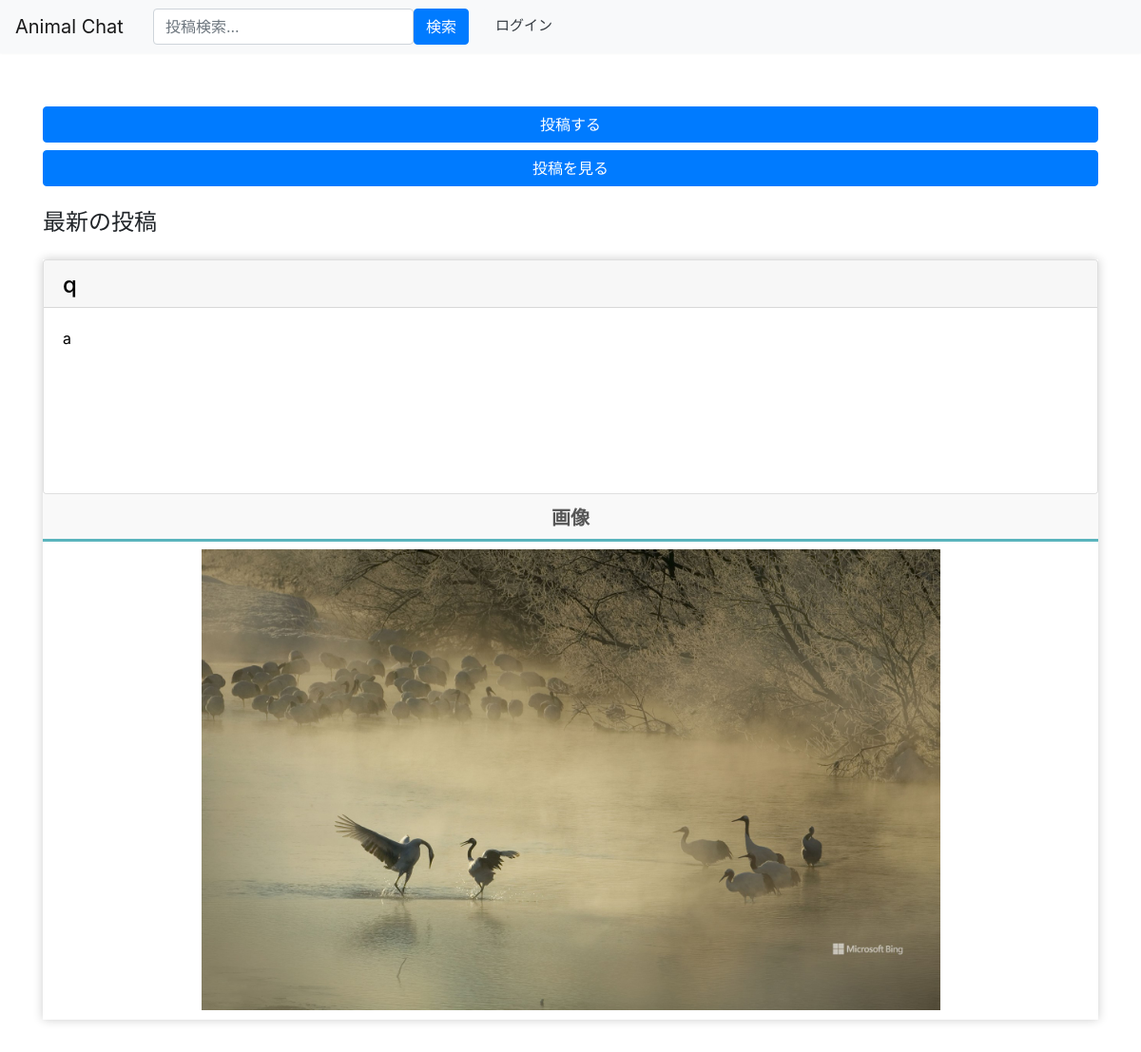
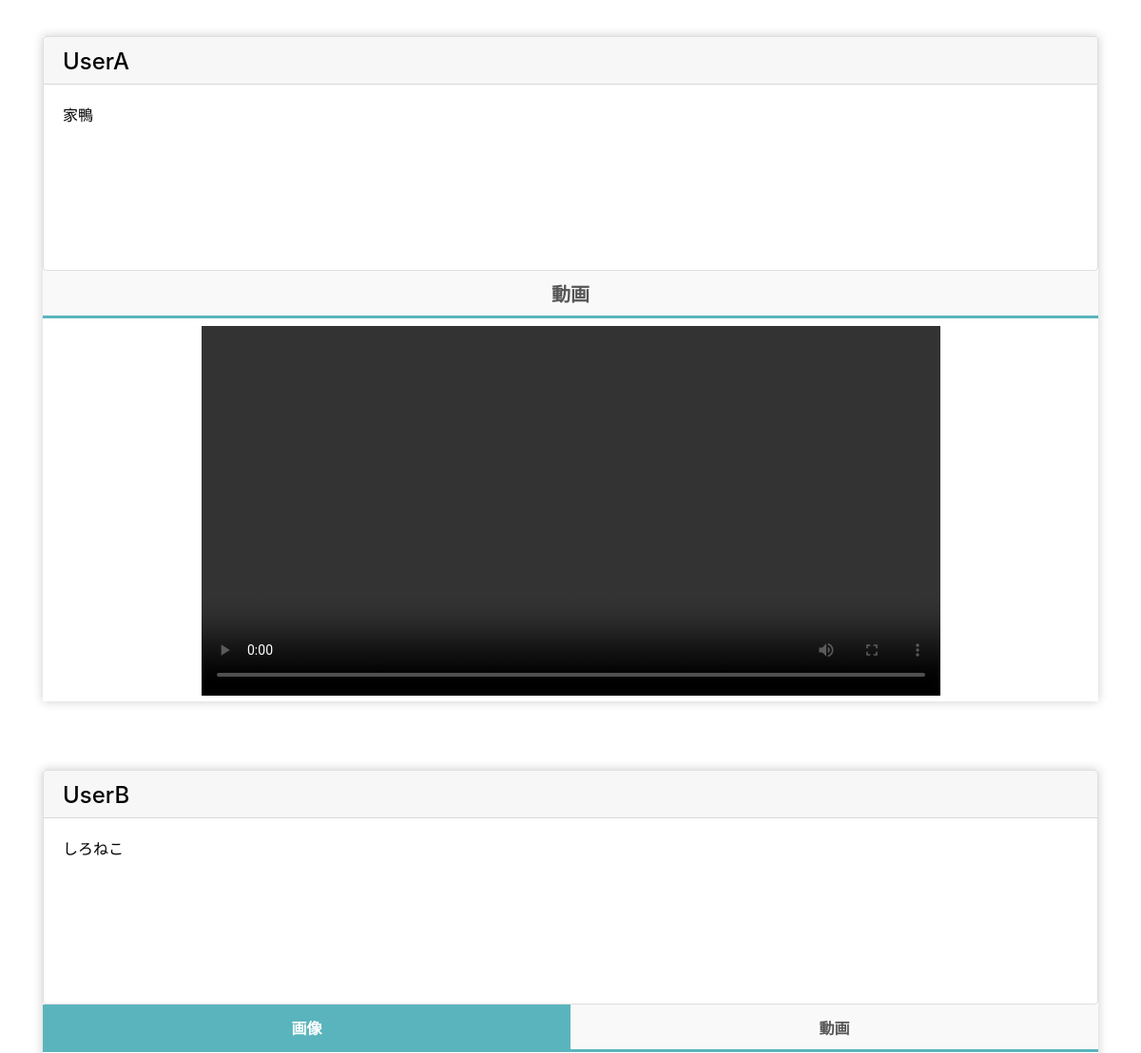
The app's page / (upper part), older data (2 pictures, top to bottom).
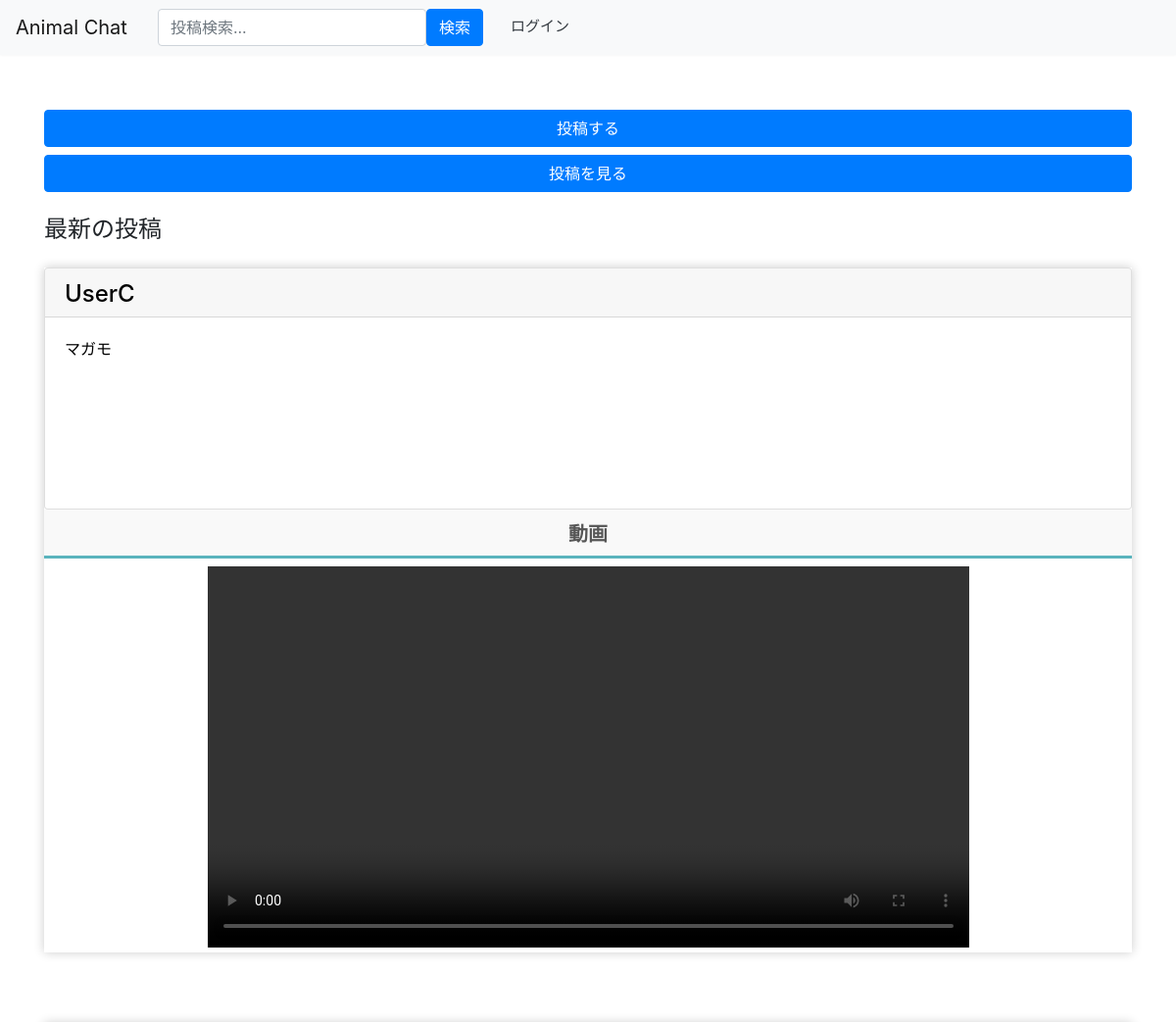
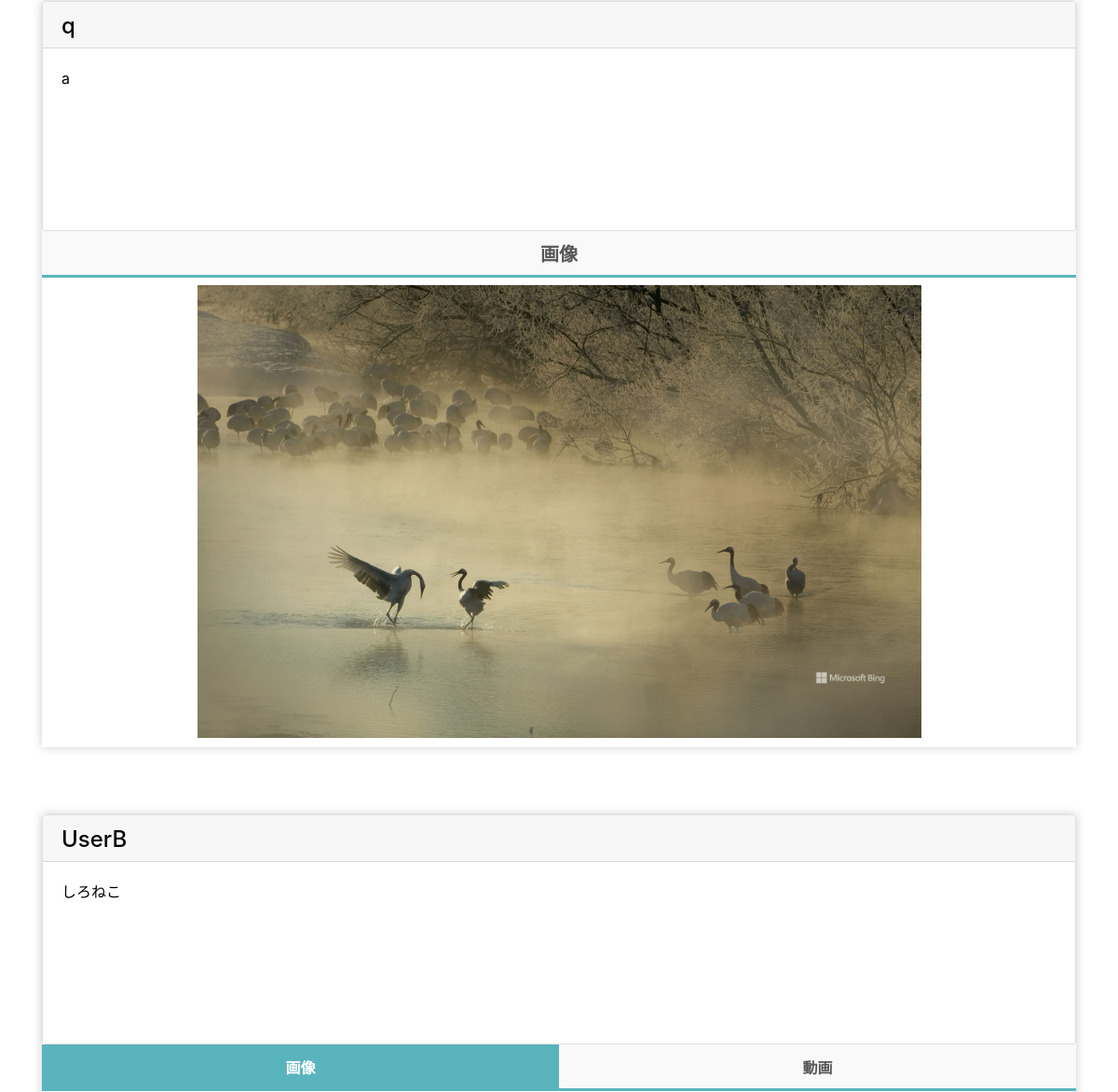
The same page, newer data (2 pictures, top to bottom).
### post/models.py (models this page shows, shortened)
class PostInfo(models.Model): # 投稿IDは自動でつく
    account_id = models.ForeignKey(User, on_delete=models.CASCADE) # アカウントID　外部キー
    post = models.CharField('post', max_length=300) # 投稿文　文字数300文字
    post_date = models.DateTimeField('post_date', max_length=12, default=timezone.now) # 投稿日時
    image = models.ImageField(upload_to='img/post', verbose_name='画像', null=True, blank=True)
    video = models.FileField(upload_to='video/post',  verbose_name='動画', null=True, blank=True)

### accounts/models.py (models this page shows)
class User(AbstractBaseUser, PermissionsMixin):
    screen_name = models.CharField(
        gettext_lazy('アカウント名'),
        max_length=128,
        default='',
        blank=True,
        help_text=gettext_lazy('128文字以内で入力してください'),
    )
    email = models.EmailField(gettext_lazy('メールアドレス'), unique=True)
    is_staff = models.BooleanField(
        gettext_lazy('staff status'),
        default=False,
        help_text=gettext_lazy('Designates whether the user can log into this admin site.'),
    )
    is_active = models.BooleanField(
        gettext_lazy('active'),
        default=True,
        help_text=gettext_lazy(
            'Designates whether this user should be treated as active. Unselect this instead of deleting accounts.'
        ),
    )
    date_joined = models.DateTimeField(gettext_lazy('date joined'), default=timezone.now)
    objects = CustomUserManager()
    points = models.IntegerField(
        default=0,
        blank=True,
        null=True,
    )
    pt_give = models.IntegerField(
        default=0,
        blank=True,
        null=True,
    )
    icon = models.ImageField(
        upload_to='icon',
        verbose_name='画像',
        null=True,
        blank=True,
        default="icon/default.png",
    )
    profile = models.TextField(
        gettext_lazy('プロフィール'),
        max_length=200,
        null=True,
        default='',
        blank=True,
        help_text=gettext_lazy('200文字以内で入力してください'),
    )
    USERNAME_FIELD = 'email'
    REQUIRED_FIELDS = []
    class Meta:
        verbose_name = gettext_lazy('user')
        verbose_name_plural = gettext_lazy('users')
    def __str__(self):
        return self.__unicode__()
    def __unicode__(self):
        return self.screen_name or self.email

### accounts/views.py (the view, shortened to what this page needs)
# urls.py: path('', views.Index.as_view(), name='index'),
class Index(ListView):
    template_name = 'accounts/index.html'
    model = User
    model = PostInfo # 投稿情報モデル
    context_object_name = 'ctx' # コンテキスト名
    def get_queryset(self, **kwargs): # モデルから情報を取得
        queryset = super().get_queryset(**kwargs) # 全取得
        queryset = queryset.all() # 部分一致で検索
        queryset = queryset.order_by('-post_date')[0:5] # 投稿降順で並び替え&5件まで表示
        try:
            id = self.request.user.id
            if User.objects.get(id=id).pt_give == 1:
                pt = {
                    "points":(2+int(self.request.user.points)),
                    "pt_give":0
                    }
                User.objects.filter(id=self.request.user.id).update(**pt)
            else:
                pass
        except:
            pass
        return queryset
    def get_context_data(self):
        context = super().get_context_data()
        context["myid"] = self.request.user.id
        return context

### templates/accounts/index.html (shortened to what this page needs)
{% extends 'base.html' %}
{% block content %}
<div class="row justify-content-center">
        <div class="col-12">
            <div class="row">&nbsp&nbsp&nbsp
            </div>
            <br>
            <div class="row">
                <div class="col-12">
                    <a href="{% url 'post:posts' %}" class="btn btn-primary btn-block">投稿する</a>
                    <a href="{% url 'post:posts_search' %}" class="btn btn-primary btn-block">投稿を見る</a>
                    <div class="main-container">
                        <div class="post-section">
                            <br>
                            <div class="card-columns">
                                <div class="h4">最新の投稿</div>
                            </div>
                            <br>
                {% if ctx %}
                {% for post in ctx %}
                <div class="post">
                    <div class="tabs">
                        <div>
                            <div class="card">
                                {%if post.account_id_id == myid%}
                                <a href='{% url 'accounts:mypage' %}' style="color:black;text-decoration-color: gray;" >
                                {% else %}
                                <a href='{% url 'accounts:user_detail' post.account_id_id %}' style="color:black;text-decoration-color: gray;">
                                {% endif %}
                                    <div class="card-header" style="height:50px;width:auto;">
                                        <h4>{{ post.account_id }}</h4>
                                    </div>
                                </a>
                                <a href='{% url 'post:posts_detail' post.pk %}' style="color:black;text-decoration-color: gray; text-decoration:none;" onMouseOut="this.style.background='none';" onMouseOver="this.style.background='#EEEEEE';">
                                    <div class="card-body" style="height:195px;">
                                        <div class="post-content">
                                            <p>{{post.post}}</p>
                                        </div>
                                    </div>
                                </a>
                            </div>
                        </div>
                        {% if post.image and post.video %}
                            <div>
                                <label class="tab_item" for="programming{{ forloop.counter }}">画像</label>
                                <label class="tab_item" for="design{{ forloop.counter }}">動画</label>
                            </div>
                        {% elif post.image and not post.video %}
                            <div>
                                <label class="tab_item2" for="programming">画像</label>
                                <div style="text-align:center;vertical-align: middle;padding: 0 0 10px;">
                                    <img src="/media/{{ post.image }}" style="object-fit: contain; width: 70%; height: 70%;">
                                </div>
                            </div>
                        {% elif post.video and not post.image %}
                            <div>
                                <label class="tab_item2" for="programming">動画</label>
                                <div style="text-align:center;">
                                    <video id="video" src="/media/{{ post.video }}" controls style="object-fit: contain; width: 70%; height: 70%;" controlsList="nodownload" oncontextmenu="return false;"></video>
                                </div>
                            </div>
                        {% endif %}
                    </div>
                    <br>
                    <br>
                    <br>
                </div>
                {% endfor %}
                {% endif %}
                <br>
            </div>
            </div>
        </div>
    </div>
</div>
{% endblock %}

Row changes from the older to the newer data that the page shows:
removed PostInfo: account_id "UserA", post "家鴨"
added PostInfo: account_id "UserC", post "マガモ"
